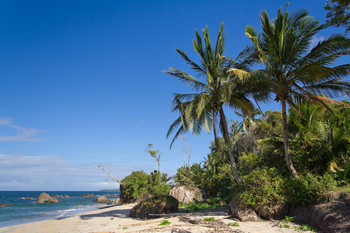
#> input picture openCV-tutorial/images/beach.png, 350 x 233 px
$ python grayscale_histogram.py --image images/beach.png
#> lines starting #> are read from the running program, lines starting #| are printed output that depends on the picture
from matplotlib import pyplot as plt
import numpy as np
import cv2 as cv
import argparse

ap = argparse.ArgumentParser()
ap.add_argument("-i", "--image", required = True, help = "image path")
args = vars(ap.parse_args())

image = cv.imread(args["image"])
#> image is the input picture: shape (233, 350, 3); mean B, G, R 136, 110.4, 78.6
image = cv.cvtColor(image, cv.COLOR_BGR2GRAY)
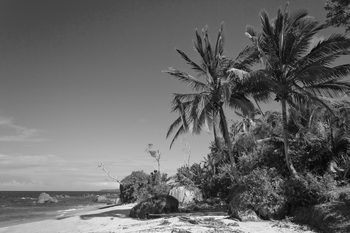
#> image: shape (233, 350); min 3, max 250, mean 103.8
cv.imshow("orignal", image)
hist = cv.calcHist([image], [0], None, [256], [0, 256])
#> hist = 256 values, max 1023 at index 91, min 0 at index 0, mean 318.6

plt.figure()
plt.title("grayscale Historiogram")
plt.xlabel("bins")
plt.ylabel("# of pixels")
plt.plot(hist)
plt.xlim([0,256])
plt.show()
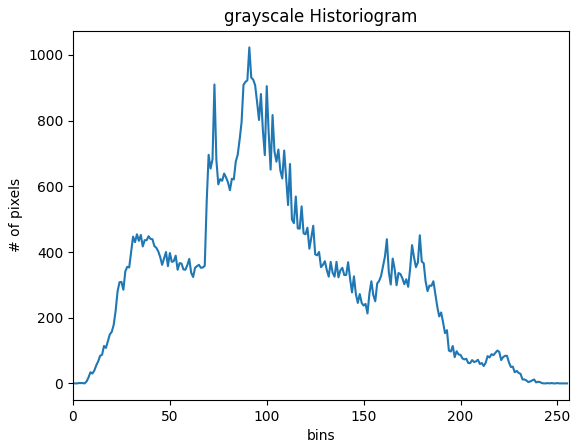
#> figure drawn by matplotlib, 1 panel; curve peaks at x = 91, y = 1023
cv.waitKey(0)

$ run again, on openCV-tutorial/images/wave.png
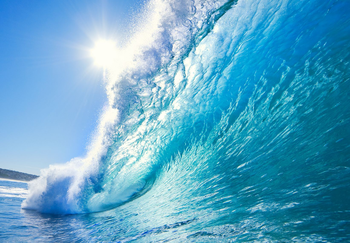
#> input picture openCV-tutorial/images/wave.png, 350 x 243 px
#> image is the input picture: shape (243, 350, 3); mean B, G, R 199.1, 166.5, 93.5
#> `image = cv.cvtColor(image, cv.COLOR_BGR2GRAY)`:
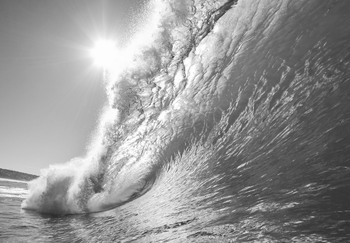
#> image: shape (243, 350); min 45, max 255, mean 148.4
#> hist = 256 values, max 937 at index 181, min 0 at index 0, mean 332.2
#> `plt.show()`:
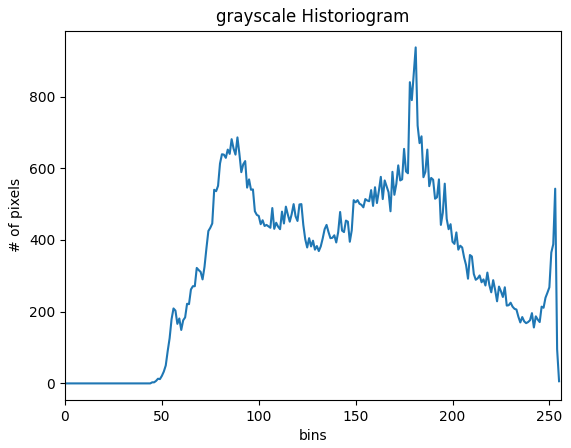
#> figure drawn by matplotlib, 1 panel; curve peaks at x = 181, y = 937
